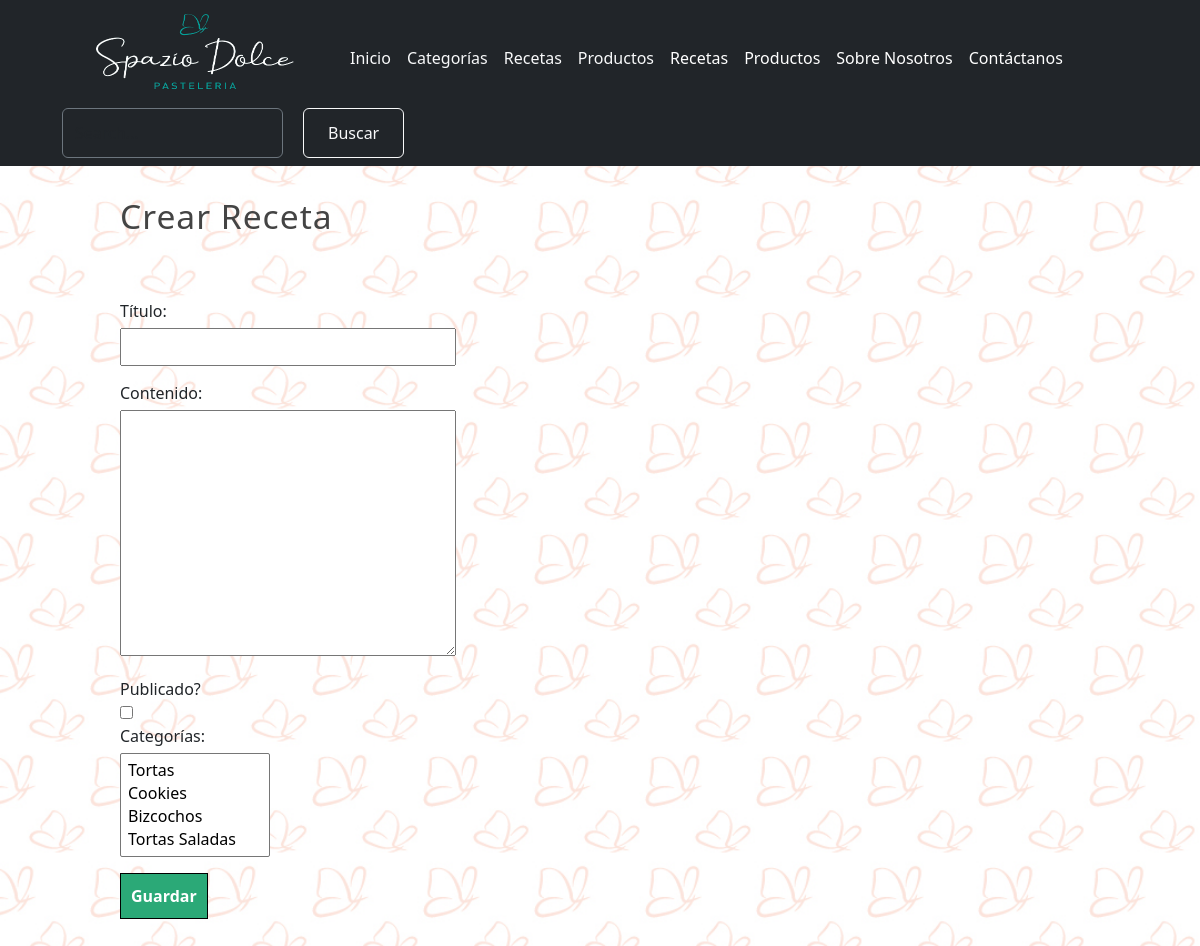
/create-full-article/, run on an earlier commit of the app's database.
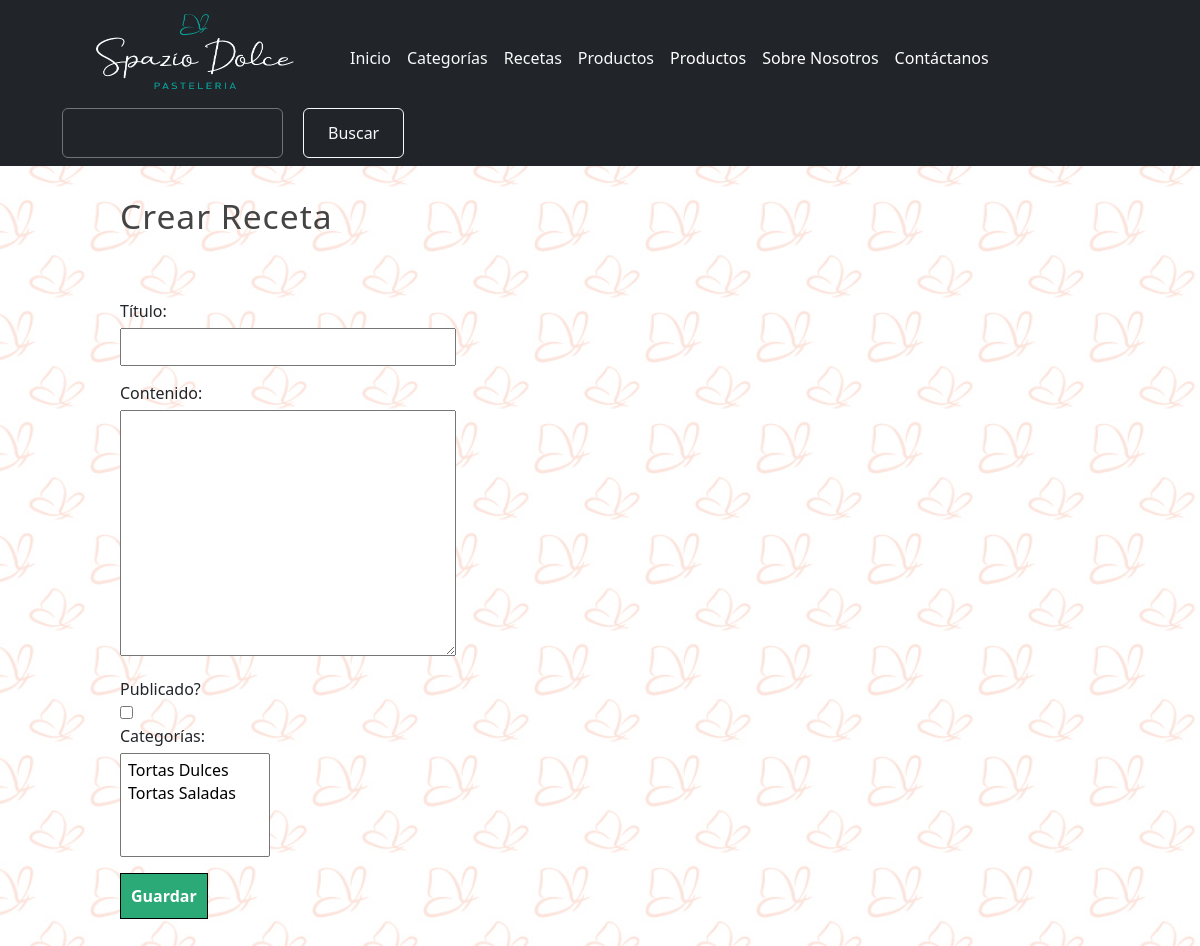
And on a later commit of the database.
### pages/models.py (models this page shows, shortened)
class Page(models.Model):
    title = models.CharField(max_length=50,verbose_name= 'Título')
    content = RichTextField(verbose_name= 'Contenido')
    slug = models.CharField(unique = True, max_length=150,verbose_name= 'URL amigable')
    order = models.IntegerField(default = 0, verbose_name='Orden')
    visible = models.BooleanField(verbose_name="Visible?")
    create_at = models.DateTimeField(auto_now_add=True,verbose_name="Creado el")
    update_at = models.DateTimeField(auto_now=True,verbose_name="Actualizado el")
    class Meta:
        verbose_name = 'Página'
        verbose_name_plural = 'Páginas'

### blog/views.py (the view)
# urls.py: path('create-full-article/', views.create_full_article, name = 'create_full'),
def create_full_article(request):
    articulo = None # Crear la variable articulo fuera del bloque condicional
    if request.method == "POST":
        formulario = ArtForm(request.POST)
        if formulario.is_valid():
            title = formulario.cleaned_data.get('title')
            content = formulario.cleaned_data.get('content')
            public = formulario.cleaned_data.get('public')
            category_ids = request.POST.getlist('categories') # obtener la lista de los ids de categorías seleccionadas
            categories = Category.objects.filter(id__in=category_ids)
            articulo = Article(
                title = title,
                content = content,
                public = public,
            )
            articulo.save()
            articulo.categories.set(categories)
            messages.success(request,f'Se ha guardado correctamente la receta: {articulo.title}')
            return redirect('list_articles')
    else:
        formulario = ArtForm()
    return render(request, 'articles/create_full_article.html',{
        'form' : formulario
    })

### blog/forms.py
class ArtForm(forms.ModelForm):
    class Meta:
        model= Article
        fields = (
            'title',
            'content',
            'public',
            'categories',
        )

### blog/models.py (called while the page is built)
    def __str__(self):
        return self.name

### blog/processor.py (called while the page is built)
def get_categories(request):
    categories_in_use = Article.objects.filter(public = True).values_list('categories',flat = True)
    categories = Category.objects.filter(id__in =categories_in_use).values_list('id','name')
    return {
        'categories' : categories,
        'categories_in_use' :categories_in_use
    }

### pages/context_processors.py (called while the page is built)
def get_pages(request):
    pages = Page.objects.filter(visible = True).order_by("order").values_list('id','title', 'slug')
    return {
        'pages' : pages
    }

### blog/templates/articles/create_full_article.html (shortened to what this page needs)
{% extends 'layouts/layout.html'%}
{%block content %}
<body class= "body-back-crearArt">
    <h1 class ="title">Crear Receta</h1>
<br>
<br>
<form action = "" method="POST">
     {{form}}
     <input type="submit" value ="Guardar">
    </form>
</body>
{% endblock %}

### mainapp/templates/layouts/layout.html (shortened to what this page needs)
{% load static %}
<!DOCTYPE html>
<html lang="en">
<head>
    <link rel="stylesheet" href=" {% static 'css/bootstrap.min.css' %}" />
    <link rel="stylesheet" href=" {% static 'css/styles.css' %}" />
</head>
<body>
      <header class="p-2 text-bg-dark">
        <div class="container">
          <div class="d-flex flex-wrap align-items-center justify-content-start ">
      <a href="/" class=" text-light text-decoration-none ">
              <img class="logo" src="{% static 'images/logo2.png' %}">
            </a>
 <nav>
            <ul class="nav col-12 col-lg-auto me-lg-auto mb-2 justify-content-start mb-md-0">
              <li><a href="{% url 'index' %}" class="nav-link px-2 text-light">Inicio</a></li>
              <li><a href="{% url 'list_categorias' %}" class="nav-link px-2 text-light">Categorías</a></li>
              <li><a href="{% url 'list_articles' %}" class="nav-link px-2 text-light">Recetas</a></li>
              <li><a href="{% url 'list_productos' %}" class="nav-link px-2 text-light">Productos</a></li>
              {% for page in pages %}
              <li><a href="{% url 'page' page.2 %}" class="nav-link px-2 text-white">{{page.1}}</a></li>
              {% endfor %}
            </ul>
          </nav>
            <form class="col-12 col-lg-auto mb-3 mb-lg-0 me-lg-3 boton-search" role="search">
              <input type="search" class="form-control form-control-dark text-bg-dark" placeholder="Search..." aria-label="Search">
                 <button type="button" class="btn btn-outline-light me-2 boton">Buscar</button>
            </form>
          </div>
        </div>
      </header>
    <div id="content">
        <div class="box">
            {% block content %}{% endblock %}
        </div>
    </div>
</body>
</html>

What changed in the data, as far as the page shows it:
no longer on this page (row edited): Page: title "Recetas"
Also different on the page:
form field categories: "Tortas / Cookies / Bizcochos / Tortas Saladas" → "Tortas Dulces / Tortas Saladas"
